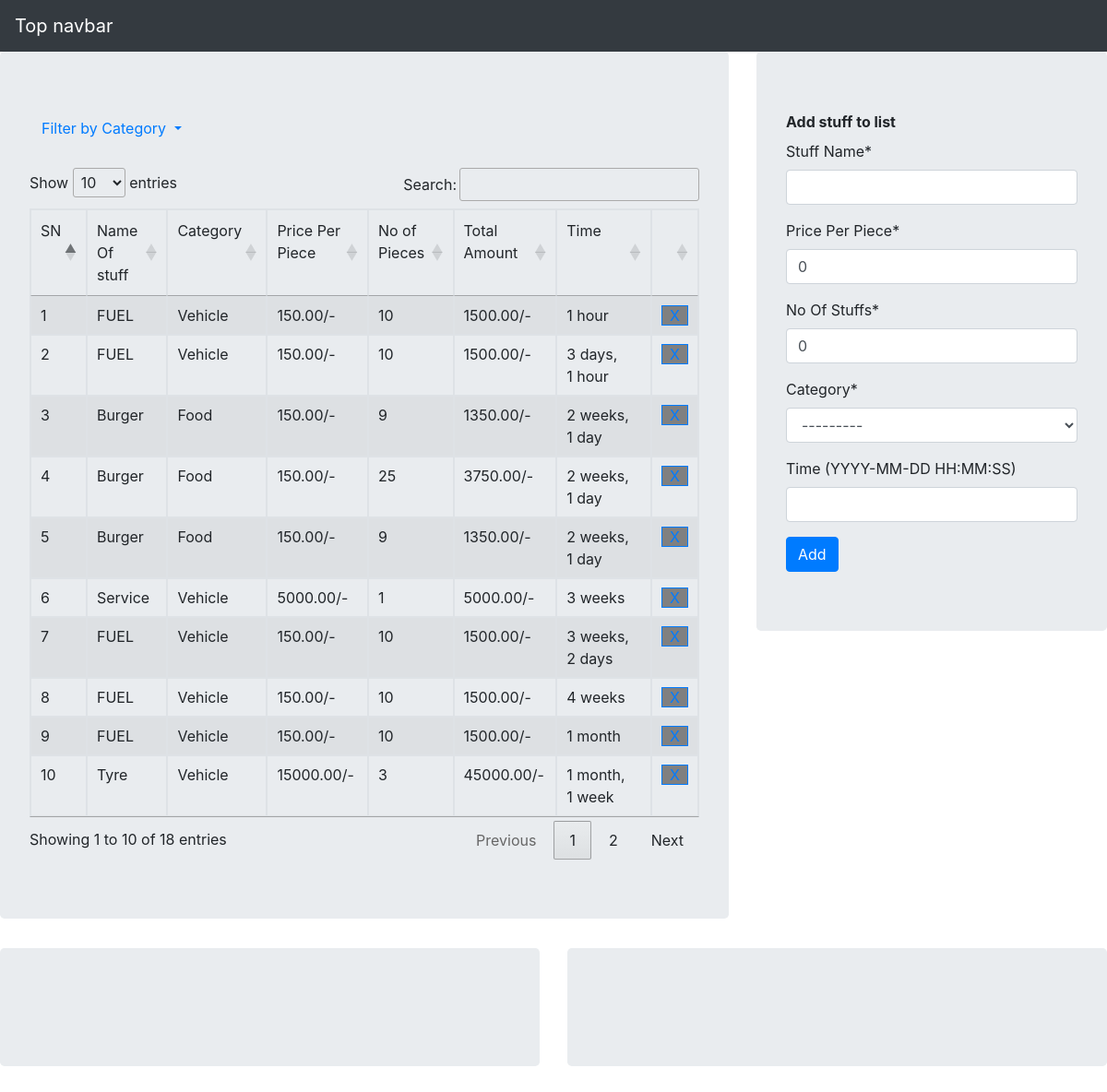
The page / on the database its author committed.
### newsletter/models.py (models this page shows)
class Expenses(models.Model):
	Stuff_Name=models.CharField(max_length=120,blank=False,null=False)
	No_Of_Stuffs=models.IntegerField(default=0)
	Category=models.ForeignKey(Category)
	Time=models.DateTimeField(blank=True)
	Price_Per_Piece=models.IntegerField(default=0)
	Total_Expenses=models.IntegerField(default=0)
	Created_at=models.DateTimeField(auto_now_add=True,auto_now=False)
	Updated_at=models.DateTimeField(auto_now_add=False,auto_now=True)

class Category(models.Model):
	Title=models.CharField(max_length=120,blank=False,null=False)
	Created_at=models.DateTimeField(auto_now_add=True,auto_now=False)
	Updated_at=models.DateTimeField(auto_now_add=False,auto_now=True)
	def __str__ (self): #	python 3.3 is __str__
		return self.Title

### newsletter/views.py (the view)
# urls.py: url(r'^$', "newsletter.views.expensesView", name='expenses'),
def expensesView(request):
	form=addExpensesForm(request.POST or None)
	if form.is_valid():
		stuff=form.save(commit=False)
		No_Of_Stuffs=form.cleaned_data.get("No_Of_Stuffs")
		Price_Per_Piece=form.cleaned_data.get("Price_Per_Piece")
		stuff.Total_Expenses=int(No_Of_Stuffs)*int(Price_Per_Piece)
		stuff.save()
	allExpenses=Expenses.objects.all().order_by("-Time")
	categories=Category.objects.all().order_by('-Title')
	class creatStuff(object):
		def __init__(self, Name=None, Total=None):
			self.Name =Name
			self.Total = Total
	chartdata=''
	chartdataForMonth=''
	if len(allExpenses)>0:
		date=str(allExpenses[0].Time.date())
		stuffs=[]
		stuffsForMonth=[]
		total=0
		total1=0
		parts = str(allExpenses[0].Time.date()).split("-");
		month=parts[1]
		year=parts[0]
		for expense in allExpenses:
			parts = str(expense.Time.date()).split("-");
			if parts[1]==month and parts[0]==year:
				total1+=expense.Total_Expenses
			else :
				stuffsForMonth.append(creatStuff(Name=year+'-'+month,Total=total1))
				total1=expense.Total_Expenses
				month=parts[1]
				year=parts[0]
			if str(date)==str(expense.Time.date()):
				total+=expense.Total_Expenses
			else:
				stuffs.append(creatStuff(Name=date,Total=total))
				total=expense.Total_Expenses
				date=str(expense.Time.date())
			if allExpenses[len(allExpenses)-1]==expense:
				stuffs.append(creatStuff(Name=date,Total=total))
				stuffsForMonth.append(creatStuff(Name=year+'-'+month,Total=total1))
		chartdata=chart(stuffs,a="Daily " ,id=1)
		chartdataForMonth=chart(stuffsForMonth,a="Monthly ",id=2)
	return render (request,'expensesView.html',
		{"form":form,"categories":categories, "expenses":allExpenses,"chartdata":chartdata,"chartdataForMonth":chartdataForMonth})

### newsletter/forms.py (shortened to what this page needs)
class addExpensesForm(forms.ModelForm):
	class Meta:
		model=Expenses
		fields=["Stuff_Name","Price_Per_Piece","No_Of_Stuffs","Category","Time"]
		labels = {
            "Time": _("Time (YYYY-MM-DD HH:MM:SS)"),
        };

### newsletter/fusionchart.py (called while the page is built)
   def render(self):
    self.readyJson = json.dumps(self.constructorOptions)
    self.readyJson = FusionCharts.constructorTemplate.replace('__constructorOptions__', self.readyJson)
    self.readyJson = self.readyJson + FusionCharts.renderTemplate.replace('__chartId__', self.constructorOptions['id'])
    self.readyJson = self.readyJson.replace('\\n', '')
    self.readyJson = self.readyJson.replace('\\t', '')
    if(self.constructorOptions['dataFormat'] == 'json'):
      self.readyJson = self.readyJson.replace('\\', '')
      self.readyJson = self.readyJson.replace('"{', "{")
      self.readyJson = self.readyJson.replace('}"', "}")
    return self.readyJson

### templates/expensesView.html (shortened to what this page needs)
{% extends "base.html" %}
{%load crispy_forms_tags%}
{% load staticfiles%}
{%block content%}
<div >
	<div class="row">
		<div class="col-md-8">
			<div class="jumbotron">
				<div class="btn-group">
					<a class="btn dropdown-toggle" data-toggle="dropdown" href="#">
						Filter by Category
					</a>
				</div>
				<br><br>
				<table id="tableData1" class="table table-bordered table-hovered table-striped" >
					<thead>
						<tr>
							<td>
								SN
							</td>
							<td>
								Name Of stuff
							</td>
							<td>
								Category
							</td>
							<td>
								Price Per Piece
							</td>
							<td>
								No of Pieces
							</td>
							<td>
								Total Amount
							</td>
							<td>
								Time
							</td>
							<td></td>
						</tr>
					</thead>
					<tbody>
						{% for expense in expenses %}
						<tr>
							<td>
								{{forloop.counter}}
							</td>
							<td>
								{{expense.Stuff_Name}}
							</td>
							<td>
								{{expense.Category}}
							</td>
							<td>
								{{expense.Price_Per_Piece}}.00/-
							</td>
							<td>
								{{expense.No_Of_Stuffs}}
							</td>
							<td>
								{{ expense.Total_Expenses}}.00/-
							</td>
							<td>
								{{expense.Time|timesince}}
							</td>
							<td>
								<a href="{% url 'remove-stuff' id=expense.id%}">
									<span style="padding-left: 8px;padding-right: 8px; background-color: grey; border: 1px solid;">X</span>
								</a>
							</td>
						</tr>
						{%endfor%}
					</tbody>
				</table>
			</div>
		</div>
		<div class="col-md-4">
			<div class="jumbotron">
				<label><b>Add stuff to list</b></label>
				<form action="" method="POST">{%csrf_token%}
					{{form|crispy}}
					<input type="submit" class="btn btn-primary" name="" value="Add">
				</form>
			</div>
		</div>
	</div>
</div>
<div class="row">
	<div class="col-md-6">
		<div class="jumbotron">
		</div>
	</div>
	<div class="col-md-6">
		<div class="jumbotron">
		</div>
	</div>
</div>
{%endblock%}

### templates/base.html (shortened to what this page needs)
{% load staticfiles %}
<!doctype html>
<html lang="en">
<head>
  {%include "home_css.html"%}
</head>
<body>
  {% include 'navbar.html' %}
  <main role="main" >
  {%include "home_js.html"%}
    {% block content%}
    {%endblock%}
  </main>
</body>
</html>

### templates/home_css.html
{% load staticfiles %}
<link href="{% static 'css/bootstrap.min.css' %}" rel="stylesheet">
<link href="{% static 'css/navbar-top.css' %}" rel="stylesheet">
<link href="{% static 'css/custom1.css' %}" rel="stylesheet">
<link rel="stylesheet" type="text/css" href="https://cdn.datatables.net/1.10.16/css/jquery.dataTables.css">

### templates/navbar.html (shortened to what this page needs)
<nav class="navbar navbar-expand-md navbar-dark bg-dark mb-4" style="margin-bottom:0rem!important">
  <a class="navbar-brand" href="{%url 'home'%}">Top navbar</a>
</nav>

### templates/home_js.html (shortened to what this page needs)
{% load staticfiles %}
<link href="//cdn.datatables.net/1.10.7/css/jquery.dataTables.css" rel="stylesheet"/>

### static_in_pro/our_static/css/navbar-top.css (style rules this page uses)
body { min-height: 75rem; }

### rows shown on the page
Expenses: Stuff_Name "FUEL", Category "Vehicle", Price_Per_Piece "150", No_Of_Stuffs "10", Total_Expenses "1500", Time "1 hour"
Expenses: Stuff_Name "FUEL", Category "Vehicle", Price_Per_Piece "150", No_Of_Stuffs "10", Total_Expenses "1500", Time "3 days, 1 hour"
Expenses: Stuff_Name "Burger", Category "Food", Price_Per_Piece "150", No_Of_Stuffs "9", Total_Expenses "1350", Time "2 weeks, 1 day"
Expenses: Stuff_Name "Burger", Category "Food", Price_Per_Piece "150", No_Of_Stuffs "25", Total_Expenses "3750", Time "2 weeks, 1 day"
Expenses: Stuff_Name "Burger", Category "Food", Price_Per_Piece "150", No_Of_Stuffs "9", Total_Expenses "1350", Time "2 weeks, 1 day"
Expenses: Stuff_Name "Service", Category "Vehicle", Price_Per_Piece "5000", No_Of_Stuffs "1", Total_Expenses "5000", Time "3 weeks"
Expenses: Stuff_Name "FUEL", Category "Vehicle", Price_Per_Piece "150", No_Of_Stuffs "10", Total_Expenses "1500", Time "3 weeks, 2 days"
Expenses: Stuff_Name "FUEL", Category "Vehicle", Price_Per_Piece "150", No_Of_Stuffs "10", Total_Expenses "1500", Time "4 weeks"
Expenses: Stuff_Name "FUEL", Category "Vehicle", Price_Per_Piece "150", No_Of_Stuffs "10", Total_Expenses "1500", Time "1 month"
Expenses: Stuff_Name "Tyre", Category "Vehicle", Price_Per_Piece "15000", No_Of_Stuffs "3", Total_Expenses "45000", Time "1 month, 1 week"
